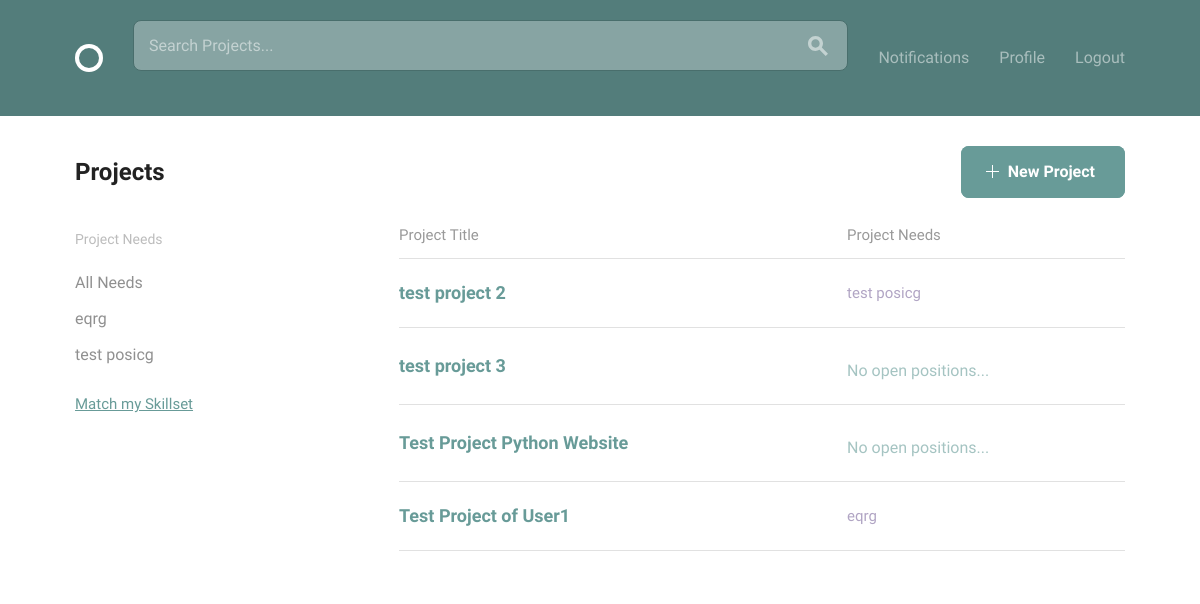
Page / (signed in) on the earlier database version.
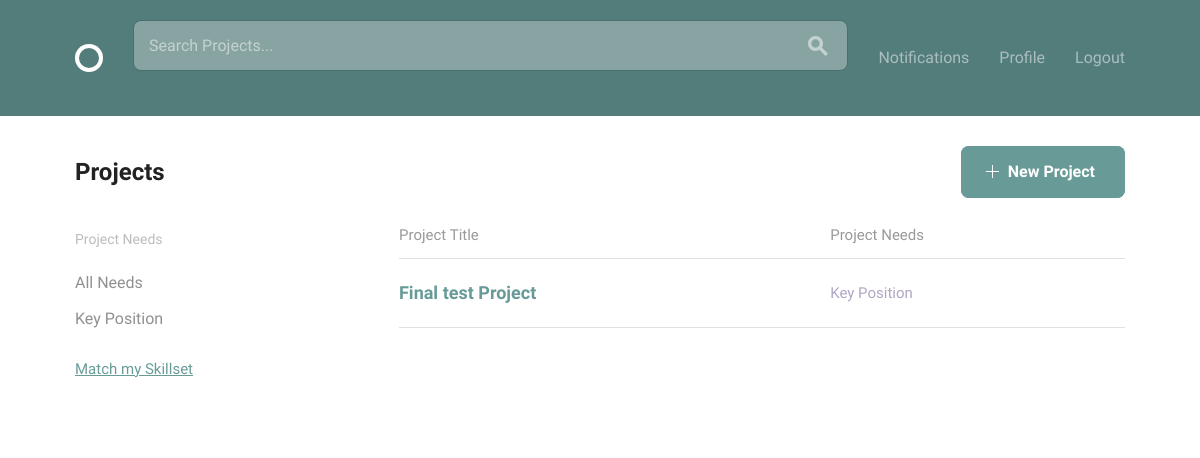
Same page on the later database version.
### projects/models.py (models this page shows, shortened)
class Position(models.Model):
    project = models.ForeignKey(Project,
                                on_delete=models.CASCADE,
                                related_name='positions')
    name = models.CharField(max_length=100)
    skills = models.ManyToManyField('accounts.Skill', blank=True)
    user = models.ForeignKey(User, on_delete=models.PROTECT)
    description = models.CharField(max_length=500)
    length = models.IntegerField()
    def __str__(self):
        return self.name

class Timestampable(models.Model):
    created_at = models.DateTimeField(auto_now_add=True)
    modified_at = models.DateTimeField(null=True, blank=True)
    class Meta:
        abstract = True

class Project(Timestampable, models.Model):
    user = models.ForeignKey(User,
                             on_delete=models.CASCADE,
                             related_name='projects')
    title = models.CharField(max_length=150)
    description = models.CharField(max_length=600)
    duration = models.IntegerField()
    requirements = models.CharField(max_length=255)
    @property
    def available_positions(self):
        return self.positions.exclude(applications__status='A')

### team_builder/views.py (the view)
# urls.py: path('', views.IndexView.as_view(), name='home'),
class IndexView(LoginRequiredMixin, ListView):
    model = Project
    template_name = "projects/index.html"
    context_object_name = 'projects'
    def get_context_data(self, **kwargs):
        context = super().get_context_data(**kwargs)
        context['positions'] = Position.objects.exclude(
            applications__status='A')
        return context
    def get_queryset(self):
        queryset = super().get_queryset()
        search_term = self.request.GET.get('search_box', None)
        if search_term:
            queryset = queryset.filter(
                Q(title__icontains=search_term) |
                Q(description__icontains=search_term) |
                Q(positions__name__icontains=search_term))
        position_key = self.request.GET.get('position')
        if position_key:
            queryset = queryset.filter(positions__name=position_key)
        match_skill = self.request.GET.get('skill')
        if match_skill:
            skills = self.request.user.profile.skills.all()
            queryset = queryset.filter(positions__skills__in=skills).distinct()
        return queryset

### projects/templates/projects/index.html (shortened to what this page needs)
{% extends 'layout.html' %}
{% block content %}
  {% if user.is_authenticated %}
  <div class="bounds circle--page">
    <div class="circle--page--header circle--fluid">
      <div class="circle--fluid--cell circle--fluid--primary">
        <h2>Projects</h2>
      </div>
      <div class="circle--fluid--cell circle--fluid--secondary">
        <a class="button button-primary icon-on-left" href="{% url 'projects:new_project' %}">
          <svg version="1.1" xmlns="http://www.w3.org/2000/svg" xmlns:xlink="http://www.w3.org/1999/xlink" x="0px" y="0px" viewBox="0 0 13 13" style="enable-background:new 0 0 13 13;" xml:space="preserve" class="add">
            <polygon points="7,6 7,0 6,0 6,6 0,6 0,7 6,7 6,13 7,13 7,7 13,7 13,6 "/>
          </svg>
          New Project
        </a>
      </div>
    </div>
    <div class="grid-25">
      <div class="circle--filter circle--secondary--module">
        <h4>Project Needs</h4>
        <ul class="circle--filter--list already-set">
          <li><a href="{% url 'home' %}">All Needs</a></li>
          {% for position in positions %}
          <li><a href="?position={{ position.name }}">{{ position.name }}</a></li>
          {% endfor %}
        </ul>
        <a href="?skill=userskill">Match my Skillset</a>
      </div>
    </div>
    <div class="grid-70 grid-push-5">
      <table class="u-full-width circle--table">
        <thead>
          <tr>
            <th>Project Title</th>
            <th class="circle--cell--right">Project Needs</th>
          </tr>
        </thead>
        <tbody>
          {% for project in projects %}
          <tr class="clickable-row" data-href="{% url 'projects:project_detail' pk=project.pk %}">
            <td>
              <h3>{{ project.title }}</h3>
            </td>
            <td class="circle--cell--right">
              {% if project.available_positions %}
              <span class="secondary-label">{{ project.available_positions|join:", " }}</span>
              {% else %}
              <p>No open positions...</p>
              {% endif %}
            </td>
          </tr>
          {% endfor %}
        </tbody>
      </table>
    </div>
  </div>
  {% else %}
  <h2 class="newuser">Please login or signup to use the features of this site</h2>
  {% endif %}
{% endblock %}

### templates/layout.html (shortened to what this page needs)
{% load static from static %}
<!DOCTYPE html>
<html lang="en">
<head>
  <link rel="stylesheet" href="{% static 'social_app/css/global.css' %}">
</head>
<body>
  <header class="circle--header">
    <div class="bounds">
      <div class="circle--fluid">
        <div class="circle--fluid--cell">
          <h1 class="hide-text circle--logo"><a class="logo" href="{% url 'home' %}">Circle</a></h1>
        </div>
        <div class="circle--fluid--cell circle--fluid--primary">
          <div class="circle--search">
            <form method="GET">
              <input type="text" name="search_box" placeholder="Search Projects..." />
              <button>
              </button>
            </form>
          </div>
        </div>
        <div class="circle--fluid--cell circle--fluid--secondary">
          <nav>
            <ul class="circle--inline">
              {% if user.is_authenticated %}
              <li><a href="{% url 'projects:notifications' %}">Notifications</a></li>
              <li><a href="{% url 'accounts:profile' %}">Profile</a></li>
              <li><a href="{% url 'account_logout' %}">Logout</a></li>
              {% else %}
              <li><a href="{% url 'account_signup' %}">Sign Up</a></li>
              <li><a href="{% url 'account_login' %}">Login</a></li>
              {% endif %}
            </ul>
          </nav>
        </div>
      </div>
    </div>
  </header>
  {% block content %}{% endblock %}
</body>
</html>

Differences in the rows shown:
removed Position: name "eqrg"
removed Position: name "test posicg"
removed Project: title "test project 2", available_positions "test posicg"
removed Project: title "test project 3", shows "No open positions..."
removed Project: title "Test Project Python Website", shows "No open positions..."
removed Project: title "Test Project of User1", available_positions "eqrg"
added Position: name "Key Position"
added Project: title "Final test Project", available_positions "Key Position"
